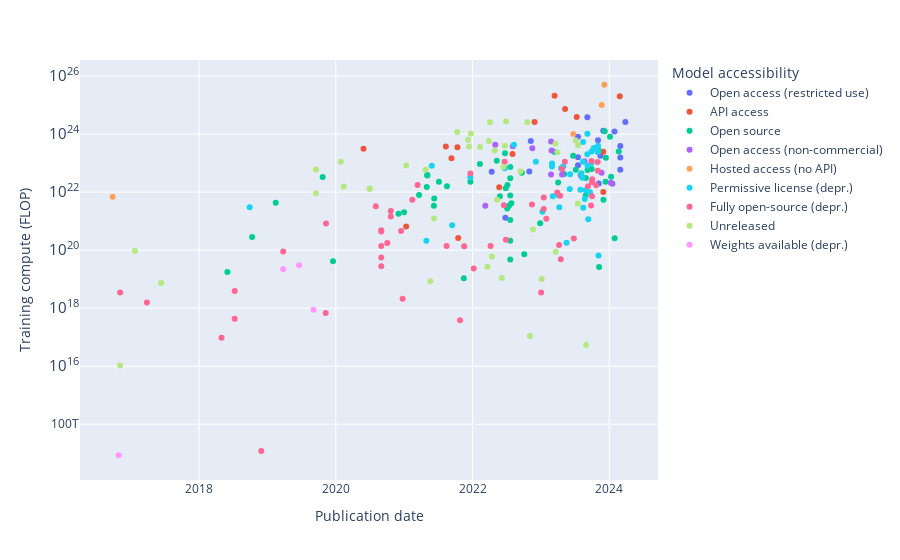

Notebook code cell kept with this figure:
### Markdown cell above
# Plots

### Code cell
fig = px.scatter(
    access_df_with_deprecated,
    x='Publication date',
    y='Training compute (FLOP)',
    color='Model accessibility',
    hover_data=['System'],
    log_y=True,
)

save_plot(fig, results_dir, 'training_compute_by_model_accessibility_depr')

fig.show()

### Figure 1 — Plotly figure (JSON) as saved in the notebook; plotly's stock layout.template omitted (floating-point values rounded to 4 significant figures)
{"data": [{"customdata": [["DBRX"], ["StarCoder 2 15B"], ["StarCoder 2 7B"], ["StarCoder 2 3B"], ["Code Llama-70B"], ["Qwen-72B"], ["Nemotron-3-8B"], ["CogVLM"], ["Yi-34B"], ["Falcon 180B"], ["Llama 2-70B"], ["Llama 2-7B"], ["Llama 2-13B"], ["BLOOM-176B"], ["Taiyi-Stable Diffusion"], ["GPT-SW3"], ["Stable Diffusion (LDM-KL-8-G)"]], "hovertemplate": "Model accessibility=Open access (restricted use)<br>Publication date=%{x}<br>Training compute (FLOP)=%{y}<br>System=%{customdata[0]}<extra></extra>", "legendgroup": "Open access (restricted use)", "marker": {"color": "#636efa", "symbol": "circle"}, "mode": "markers", "name": "Open access (restricted use)", "orientation": "v", "showlegend": true, "type": "scatter", "x": ["2024-03-27", "2024-02-29", "2024-02-29", "2024-02-29", "2024-01-29", "2023-11-30", "2023-11-15", "2023-11-06", "2023-11-02", "2023-09-06", "2023-07-18", "2023-07-18", "2023-07-18", "2022-11-08", "2022-10-31", "2022-06-25", "2022-04-13"], "xaxis": "x", "y": [2.6e+24, 3.87e+23, 1.55e+23, 5.94e+22, 1.23e+24, 1.3e+24, 1.8e+23, 1.988e+22, 6.1e+23, 3.76e+24, 8.1e+23, 8.4e+22, 1.6e+23, 5.77e+23, 5.1e+22, 1.3e+21, 5e+22], "yaxis": "y"}, {"customdata": [["Mistral Large"], ["Granite 13B"], ["Cohere Command Light"], ["Claude 2"], ["PaLM 2"], ["GPT-4"], ["GPT-3.5 (text-davinci-003)"], ["AlexaTM 20B"], ["Imagen"], ["PAGnol-XL"], ["Yuan 1.0"], ["HyperCLOVA"], ["Jurassic-1-Jumbo"], ["Wu Dao - Wen Yuan"], ["GPT-3 175B (davinci)"]], "hovertemplate": "Model accessibility=API access<br>Publication date=%{x}<br>Training compute (FLOP)=%{y}<br>System=%{customdata[0]}<extra></extra>", "legendgroup": "API access", "marker": {"color": "#EF553B", "symbol": "circle"}, "mode": "markers", "name": "API access", "orientation": "v", "showlegend": true, "type": "scatter", "x": ["2024-02-26", "2023-11-30", "2023-11-30", "2023-07-11", "2023-05-10", "2023-03-15", "2022-11-28", "2022-08-02", "2022-05-23", "2021-10-16", "2021-10-12", "2021-09-10", "2021-08-11", "2021-01-11", "2020-05-28"], "xaxis": "x", "y": [2e+25, 2.44e+23, 1.001e+22, 3.866e+24, 7.34e+24, 2.1e+25, 2.578e+24, 2.044e+23, 1.46e+22, 259200000000000000000, 3.538e+23, 1.476e+23, 3.7e+23, 650280960000000000000, 3.14e+23], "yaxis": "y"}, {"customdata": [["Gemma 7B"], ["LLaVA-NeXT-34B (LLaVA-1.6)"], ["DeepSeekMoE-16B"], ["DeepSeek LLM 67B"], ["Poro34B (700B token checkpoint)"], ["Phi-2"], ["XVERSE-65B-2"], ["Mamba-2.8B"], ["MultiBand Diffusion"], ["Whisper v3"], ["StableLM-3B-4E1T"], ["FLM-101B"], ["Jais"], ["PeptideBERT"], ["JIANG"], ["CodeGen2.5"], ["MPT-30B"], ["MPT-7B"], ["Pythia-12b"], ["Falcon-40B"], ["Hybrid H3-2.7B"], ["DiffDock"], ["Whisper"], ["ProtGPT2"], ["ESM2-15B"], ["ESM2-3B"], ["ESM2-650M"], ["ESM2-150M"], ["ESM2-35M"], ["ESM2-8M"], ["Rita-XLarge"], ["NLLB"], ["CodeT5-large"], ["ProGen2-xlarge"], ["YaLM"], ["Tranception"], ["UL2"], ["GPT-NeoX-20B"], ["XGLM"], ["EquiDock"], ["ProteinLM"], ["ERNIE 3.0"], ["DeBERTa"], ["ViT-G/14"], ["ProtT5-XXL-BFD"], ["ProtBERT-BFD"], ["GPT-J-6B"], ["GPT-Neo-2.7B"], ["AraGPT2-Mega"], ["CPM-Large"], ["SeqVec"], ["T5-11B"], ["GPT-2 (1.5B)"], ["BERT-Large"], ["GPT"]], "hovertemplate": "Model accessibility=Open source<br>Publication date=%{x}<br>Training compute (FLOP)=%{y}<br>System=%{customdata[0]}<extra></extra>", "legendgroup": "Open source", "marker": {"color": "#00cc96", "symbol": "circle"}, "mode": "markers", "name": "Open source", "orientation": "v", "showlegend": true, "type": "scatter", "x": ["2024-02-21", "2024-01-30", "2024-01-11", "2024-01-05", "2023-12-14", "2023-12-12", "2023-12-08", "2023-12-01", "2023-11-08", "2023-11-06", "2023-09-29", "2023-09-07", "2023-08-29", "2023-08-28", "2023-08-01", "2023-07-06", "2023-06-22", "2023-05-05", "2023-04-03", "2023-03-15", "2022-12-28", "2022-10-04", "2022-09-21", "2022-07-27", "2022-07-21", "2022-07-21", "2022-07-21", "2022-07-21", "2022-07-21", "2022-07-21", "2022-07-14", "2022-07-06", "2022-07-05", "2022-06-27", "2022-06-23", "2022-05-27", "2022-05-10", "2022-02-09", "2021-12-20", "2021-11-15", "2021-08-17", "2021-07-05", "2021-06-10", "2021-06-08", "2021-05-04", "2021-05-04", "2021-05-01", "2021-03-21", "2020-12-31", "2020-12-01", "2019-12-17", "2019-10-23", "2019-02-14", "2018-10-11", "2018-06-01"], "xaxis": "x", "y": [2.52e+23, 258785280000000000000, 3.4e+22, 8.04e+23, 1.53e+23, 2.27e+22, 1.248e+24, 5.4e+21, 26000000000000000000, 2.7e+23, 6.21e+22, 5.72e+22, 3.08e+22, 7.6e+21, 4.03e+22, 5.9e+22, 1.8e+23, 4.2e+22, 2.16e+22, 2.4e+23, 849000000000000000000, 72000000000000000000, 4.65e+22, 4.1e+21, 7.35e+22, 3e+22, 7.56e+21, 1.1e+21, 209999999999999970000, 48000000000000000000, 3.4e+21, 1.751e+22, 2.72e+21, 1.35e+22, 2.2e+23, 7.24e+21, 1.2e+23, 9.316e+22, 2.25e+22, 10800000000000000000, 1.6e+22, 2.25e+22, 6e+21, 3.4e+21, 3.7e+22, 3.9e+22, 1.5e+22, 7.9e+21, 2e+21, 1.8e+21, 41000000000000000000, 3.3e+22, 4.3e+21, 285000000000000000000, 17578125000000000000], "yaxis": "y"}, {"customdata": [["StableLM-2-1.6B"], ["Stable Code 3B"], ["Orca 2-13B"], ["IDEFICS"], ["Weblab-10B"], ["WizardLM-7B"], ["LLaMA-33B"], ["LLaMA-65B"], ["LLaMA-7B"], ["Galactica"], ["GLM-130B"], ["OPT-175B"], ["ViT-G (model soup)"]], "hovertemplate": "Model accessibility=Open access (non-commercial)<br>Publication date=%{x}<br>Training compute (FLOP)=%{y}<br>System=%{customdata[0]}<extra></extra>", "legendgroup": "Open access (non-commercial)", "marker": {"color": "#ab63fa", "symbol": "circle"}, "mode": "markers", "name": "Open access (non-commercial)", "orientation": "v", "showlegend": true, "type": "scatter", "x": ["2024-01-18", "2024-01-09", "2023-11-21", "2023-08-22", "2023-08-04", "2023-04-24", "2023-02-27", "2023-02-24", "2023-02-24", "2022-11-16", "2022-08-04", "2022-05-02", "2022-03-10"], "xaxis": "x", "y": [1.92e+22, 2.106e+22, 4.6e+22, 1.159e+23, 3.6e+22, 4.02e+22, 2.73e+23, 5.5e+23, 4.02e+22, 3.24e+23, 3.778e+23, 4.3e+23, 3.4e+21], "yaxis": "y"}, {"customdata": [["Gemini Ultra"], ["Inflection-2"], ["Inflection-1"], ["GNMT"]], "hovertemplate": "Model accessibility=Hosted access (no API)<br>Publication date=%{x}<br>Training compute (FLOP)=%{y}<br>System=%{customdata[0]}<extra></extra>", "legendgroup": "Hosted access (no API)", "marker": {"color": "#FFA15A", "symbol": "circle"}, "mode": "markers", "name": "Hosted access (no API)", "orientation": "v", "showlegend": true, "type": "scatter", "x": ["2023-12-06", "2023-11-22", "2023-06-23", "2016-09-26"], "xaxis": "x", "y": [5e+25, 1.001e+25, 1e+24, 6.9e+21], "yaxis": "y"}, {"customdata": [["LLaVA 1.5"], ["DeepSeek Coder 33B"], ["Nanbeige-16B"], ["Skywork-13B"], ["CodeFuse-13B"], ["Qwen-14B"], ["Qwen-7B"], ["BTLM-3B"], ["Phi-1.5"], ["XGen-7B"], ["Baichuan2-13B"], ["TigerBot-70B"], ["Refact-1.6B"], ["PULI GPTrio"], ["DeciCoder"], ["Code Llama-34B"], ["Code Llama-7B"], ["Japanese StableLM Base Alpha 7B"], ["StableLM-Base-Alpha-7B"], ["bilingual-gpt-neox-4b"], ["RedPajama-INCITE-7B-Base"], ["Polyglot-Ko-12.8B"], ["ONE-PEACE"], ["OpenLLaMA-13B"], ["MOSS-Moon-003"], ["Incoder-6.7B"], ["Segment Anything Model"], ["AudioGen"], ["Palmyra Large 20B"], ["gpt-sw3-40b"], ["SantaCoder"], ["Whisper v2"], ["BlenderBot 3"], ["CodeGeeX"], ["Fairseq-dense 13B"], ["MegaMolBART"], ["ByT5-XXL"], ["ViT + DINO"], ["BigGAN-deep 512x512"]], "hovertemplate": "Model accessibility=Permissive license (depr.)<br>Publication date=%{x}<br>Training compute (FLOP)=%{y}<br>System=%{customdata[0]}<extra></extra>", "legendgroup": "Permissive license (depr.)", "marker": {"color": "#19d3f3", "symbol": "circle"}, "mode": "markers", "name": "Permissive license (depr.)", "orientation": "v", "showlegend": true, "type": "scatter", "x": ["2023-11-05", "2023-11-02", "2023-11-01", "2023-10-30", "2023-10-10", "2023-09-28", "2023-09-28", "2023-09-20", "2023-09-11", "2023-09-07", "2023-09-06", "2023-09-06", "2023-08-29", "2023-08-23", "2023-08-15", "2023-08-14", "2023-08-14", "2023-08-10", "2023-08-05", "2023-07-31", "2023-06-06", "2023-06-04", "2023-05-18", "2023-05-01", "2023-04-19", "2023-04-09", "2023-04-05", "2023-03-05", "2023-03-01", "2023-03-01", "2023-01-09", "2022-12-05", "2022-08-10", "2022-06-22", "2021-12-20", "2021-09-14", "2021-05-28", "2021-04-29", "2018-09-28"], "xaxis": "x", "y": [65000000000000000000, 3.96e+23, 2.4e+23, 2.5e+23, 3.3e+23, 2.5e+23, 1.01e+23, 9.8e+21, 1.17e+21, 8.02e+22, 2.03e+23, 1.02e+24, 1.152e+22, 5.8e+21, 2.9e+21, 5.3e+23, 1.1e+23, 3.15e+22, 4.5e+22, 1.2e+22, 4.1e+22, 1.28e+22, 180000000000000000000, 7.8e+22, 6.67e+22, 3e+21, 7.8e+21, 7.2e+21, 9.6e+22, 7.68e+22, 2.1e+21, 1.1e+23, 4.3e+23, 6.63e+22, 3.267e+22, 720000000000000000000, 8.1e+22, 209999999999999970000, 3e+21], "yaxis": "y"}, {"customdata": [["Calm2-7B"], ["BlueLM 13B"], ["Stockmark-13B"], ["LLaMA-7B (protein-oriented instructions finetuned)"], ["TinyLlama-1.1B (1T token checkpoint)"], ["TinyLlama-1.1B (3T token checkpoint)"], ["PLaMo-13B"], ["InternLM-XComposer"], ["MADLAD-400 10B"], ["Kosmos-2"], ["StarCoder"], ["Falcon-7B"], ["LLaVA"], ["DINOv2"], ["gLM"], ["VideoMAE V2"], ["Flan T5-XXL + BLIP-2"], ["Ankh_large"], ["Ankh_base"], ["DNA Fine-Tuned Language Model (DFLM)"], ["EVA"], ["DALL-E mega"], ["OPT-66B"], ["Unified-IO"], ["BERT-RBP"], ["Detic"], ["XGLM-7.5B"], ["ESM1v"], ["DALL-E mini"], ["DNABERT"], ["ResNet-RS"], ["MSA Transformer"], ["DensePhrases"], ["ESM1b"], ["GBERT-Large"], ["German ELECTRA Large"], ["LUKE"], ["ESM1-670M (UR50/S)"], ["ESM1-670M (UR50/D)"], ["ESM1-670M (UR100)"], ["ESM1-85M"], ["ESM1-43M"], ["mBART-50"], ["CamemBERT"], ["Self-Attention and Convolutional Layers"], ["SciBERT"], ["DMPFold"], ["Big-Little Net (vision)"], ["Big-Little Net (speech)"], ["DNCON2"], ["AlexNet + coordinating filters"], ["BIDAF"]], "hovertemplate": "Model accessibility=Fully open-source (depr.)<br>Publication date=%{x}<br>Training compute (FLOP)=%{y}<br>System=%{customdata[0]}<extra></extra>", "legendgroup": "Fully open-source (depr.)", "marker": {"color": "#FF6692", "symbol": "circle"}, "mode": "markers", "name": "Fully open-source (depr.)", "orientation": "v", "showlegend": true, "type": "scatter", "x": ["2023-11-01", "2023-10-31", "2023-10-23", "2023-10-02", "2023-10-01", "2023-10-01", "2023-09-28", "2023-09-26", "2023-09-09", "2023-06-26", "2023-05-09", "2023-04-24", "2023-04-17", "2023-04-14", "2023-04-08", "2023-03-29", "2023-01-30", "2023-01-16", "2023-01-16", "2023-01-02", "2022-11-14", "2022-06-28", "2022-06-21", "2022-06-17", "2022-04-07", "2022-01-07", "2021-12-20", "2021-11-17", "2021-10-26", "2021-08-15", "2021-03-13", "2021-02-13", "2020-12-23", "2020-12-15", "2020-10-21", "2020-10-21", "2020-10-02", "2020-08-31", "2020-08-31", "2020-08-31", "2020-08-31", "2020-08-31", "2020-08-02", "2019-11-10", "2019-11-08", "2019-03-26", "2018-11-29", "2018-07-10", "2018-07-10", "2018-05-01", "2017-03-28", "2016-11-05"], "xaxis": "x", "y": [5.46e+22, 1.092e+23, 1.716e+22, 2.78e+22, 7.246e+21, 2.174e+22, 1.17e+23, 3.45e+21, 1.605e+22, 250026393600000000000, 1.12e+23, 6.3e+22, 48522240000000000000, 7.419e+21, 151000000000000000000, 9.7e+21, 1.2e+21, 6.5e+21, 2.6e+21, 3500000000000000000, 3.751e+21, 228527308800000000000, 1.1e+23, 3.5e+21, 140000000000000000000, 23439974400000000000, 4.348e+22, 135000000000000080000, 382579200000000000, 140000000000000000000, 1.763e+22, 5.49e+21, 2099520000000000000, 460000000000000070000, 2.244e+21, 1.428e+21, 175799808000000000000, 440000000000000000000, 480000000000000000000, 140000000000000000000, 56000000000000000000, 28000000000000000000, 3.282e+21, 830000000000000000000, 675000000000000000, 89268480000000000000, 12000000000000, 3936768000000000000, 429004800000000000, 95000000000000000, 1557140125176000000, 3468614400000000000], "yaxis": "y"}, {"customdata": [["Swift"], ["Llama 2-34B"], ["RetNet"], ["xTrimoPGLM -100B"], ["BloombergGPT"], ["Sparse Wide GPT-3 Small"], ["PanGu-Σ"], ["VALL-E"], ["AR-LDM"], ["Mogrifier RLSTM (WT2)"], ["U-PaLM (540B)"], ["PaLI"], ["Minerva (540B)"], ["Parti"], ["CoCa"], ["DITTO"], ["Gato"], ["Flamingo"], ["Sparse all-MLP"], ["PaLM (540B)"], ["Chinchilla"], ["Segatron-XL large, M=384 + HCP"], ["LaMDA"], ["ERNIE 3.0 Titan"], ["GLaM"], ["Gopher (280B)"], ["Megatron-Turing NLG 530B"], ["EMDR"], ["MedBERT"], ["PanGu-α"], ["Switch"], ["GShard (dense)"], ["GShard (600B)"], ["Turing-NLG"], ["Meena"], ["Megatron-BERT"], ["Megatron-LM (8.3B)"], ["Transformer"], ["MoE"], ["Neural Architecture Search with base 8 and shared embeddings"]], "hovertemplate": "Model accessibility=Unreleased<br>Publication date=%{x}<br>Training compute (FLOP)=%{y}<br>System=%{customdata[0]}<extra></extra>", "legendgroup": "Unreleased", "marker": {"color": "#B6E880", "symbol": "circle"}, "mode": "markers", "name": "Unreleased", "orientation": "v", "showlegend": true, "type": "scatter", "x": ["2023-08-30", "2023-07-18", "2023-07-17", "2023-07-06", "2023-03-30", "2023-03-21", "2023-03-20", "2023-01-05", "2022-11-20", "2022-11-03", "2022-10-20", "2022-09-14", "2022-06-29", "2022-06-22", "2022-06-14", "2022-06-06", "2022-05-12", "2022-04-29", "2022-04-14", "2022-04-04", "2022-03-29", "2022-03-21", "2022-02-10", "2021-12-23", "2021-12-13", "2021-12-08", "2021-10-11", "2021-06-09", "2021-05-20", "2021-04-25", "2021-01-11", "2020-06-30", "2020-06-30", "2020-02-13", "2020-01-28", "2019-09-17", "2019-09-17", "2017-06-12", "2017-01-23", "2016-11-05"], "xaxis": "x", "y": [53370000000000000, 4.08e+23, 4.02e+21, 6e+23, 2.36e+23, 88400000000000000000, 4.67e+23, 10100000000000000000, 510000000000000000000, 109000000000000000, 2.53e+24, 5.1e+22, 2.742e+24, 3.963e+23, 7.3e+22, 11000000000000000000, 5.44e+21, 2.7e+23, 60770304000000000000, 2.527e+24, 5.76e+23, 26500000000000000000, 3.55e+23, 1.042e+24, 3.74e+23, 6.31e+23, 1.17e+24, 1.24e+21, 8545824000000000000, 5.83e+22, 8.22e+22, 1.28e+22, 1.33e+22, 1.57e+22, 1.12e+23, 6.027e+22, 9.1e+21, 7424524800000000000, 93939056640000000000, 10500000000000000], "yaxis": "y"}, {"customdata": [["UDSMProt"], ["TAPE Transformer"], ["UniRep"], ["SPIDER2"]], "hovertemplate": "Model accessibility=Weights available (depr.)<br>Publication date=%{x}<br>Training compute (FLOP)=%{y}<br>System=%{customdata[0]}<extra></extra>", "legendgroup": "Weights available (depr.)", "marker": {"color": "#FF97FF", "symbol": "circle"}, "mode": "markers", "name": "Weights available (depr.)", "orientation": "v", "showlegend": true, "type": "scatter", "x": ["2019-09-04", "2019-06-19", "2019-03-26", "2016-10-28"], "xaxis": "x", "y": [890000000000000000, 30000000000000000000, 22000000000000000000, 8540000000000], "yaxis": "y"}], "layout": {"legend": {"title": {"text": "Model accessibility"}, "tracegroupgap": 0}, "margin": {"t": 60}, "xaxis": {"anchor": "y", "domain": [0, 1], "title": {"text": "Publication date"}}, "yaxis": {"anchor": "x", "domain": [0, 1], "title": {"text": "Training compute (FLOP)"}, "type": "log"}}}
